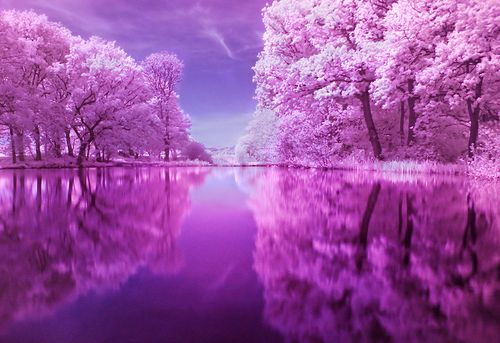
#> input picture unedited/img1.jpeg, 500 x 343 px; its folder holds 2 pictures in this run
$ python index.py
#> lines starting #> are read from the running program, lines starting #| are printed output that depends on the picture
# pillow module -> Digital image processing
# built on top of the PIL(Python Image Library)


from PIL import Image, ImageEnhance, ImageFilter
import os

path = './unedited'
pathOut ='./edited'

for filename in os.listdir(path):
    img = Image.open(f"{path}/{filename}")
#> img is the input picture: PIL image 500x343 RGB; mean R, G, B 154.7, 78.5, 161.3

    edit = img.filter(ImageFilter.SHARPEN)
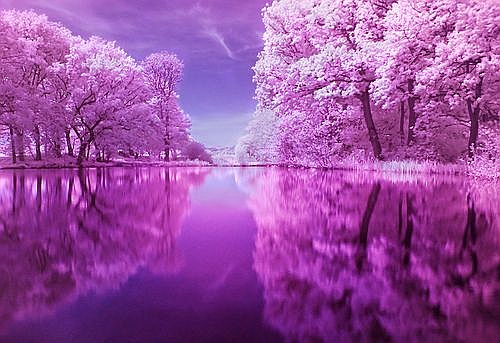
#> edit: PIL image 500x343 RGB; mean R, G, B 154.1, 78.8, 160.6

    clean_name = os.path.splitext(filename)[0]

    edit.save(f'.{pathOut}/{clean_name}_edited.j')
